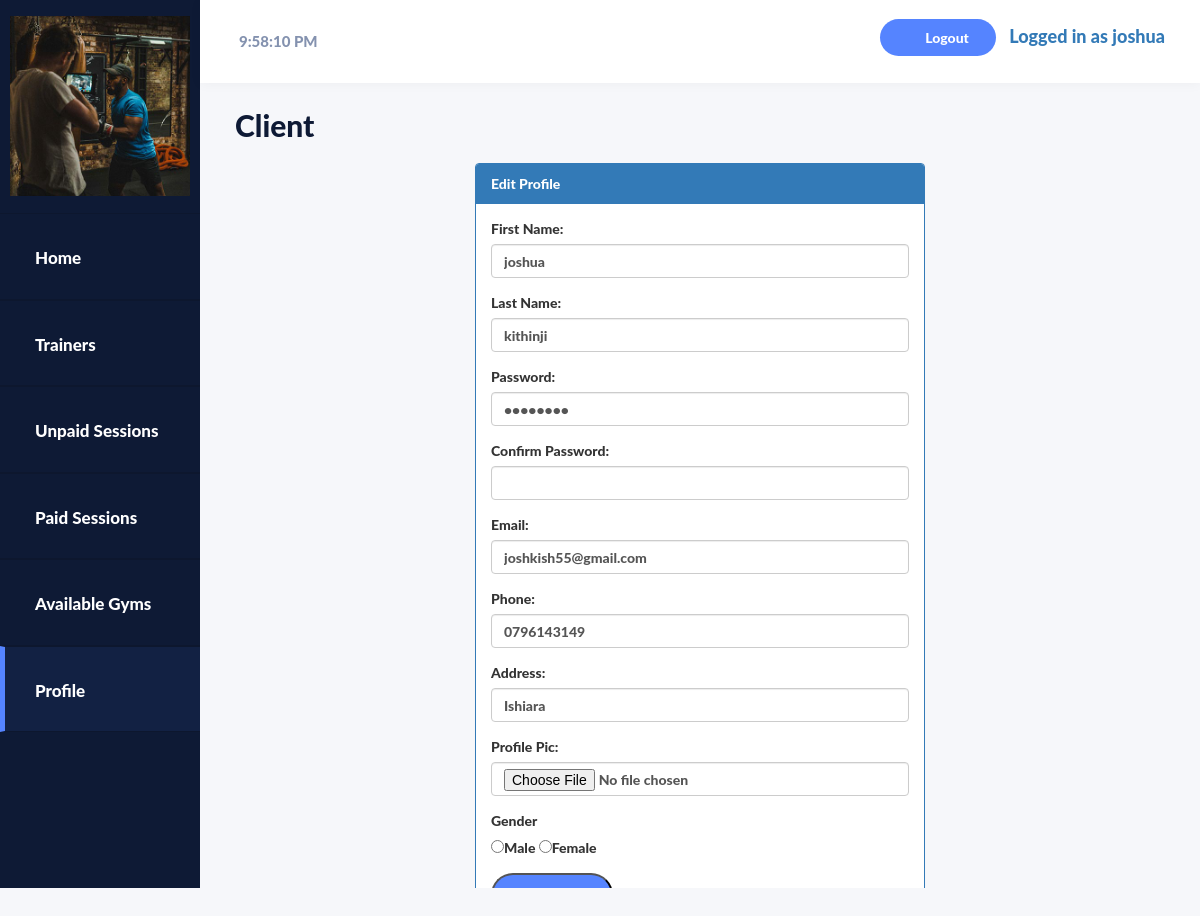
Page /client/profile.php (signed in) on the committed database.
### tables this page shows
CREATE TABLE `clients` (
  `client_id` int(10) NOT NULL,
  `client_fname` varchar(20) NOT NULL,
  `client_lname` varchar(20) NOT NULL,
  `client_email` varchar(50) NOT NULL,
  `client_phone` varchar(20) NOT NULL,
  `client_address` varchar(30) NOT NULL,
  `client_password` varchar(30) NOT NULL,
  `client_gender` varchar(20) NOT NULL,
  `client_profilepic` varchar(50) NOT NULL,
  `date_joined` datetime NOT NULL
);

### client/profile.php (the view, shortened to what this page needs)
<?php
include '../con.php';
?>
<!DOCTYPE html>
<html>
<head>
	   <link rel="stylesheet" href="https://maxcdn.bootstrapcdn.com/bootstrap/3.4.1/css/bootstrap.min.css">
    <link rel="stylesheet" type="text/css" href="../css/style.css">
    <link rel="stylesheet" type="text/css" href="../DataTables/datatables.min.css"/>
</head>
<body class="home">
    <div class="container-fluid display-table">
        <div class="row display-table-row">
            <div class="col-md-2 col-sm-1 hidden-xs display-table-cell v-align box" id="navigation">
                <div class="logo">
                    <a hef="home.html"><?php echo "<img src='../".$_SESSION['client_profilepic']."' alt='Trainer profilepic' class='hidden-xs hidden-sm'>"; ?>
                    </a>
                </div>
                <div class="navi">
                    <ul>
                        <li><a href="index.php"><i class="fa fa-home" aria-hidden="true"></i><span class="hidden-xs hidden-sm">Home</span></a></li>
                        <li><a href="trainers.php"><i class="fa fa-tasks" aria-hidden="true"></i><span class="hidden-xs hidden-sm">Trainers</span></a></li>
                        <li><a href="booked.php"><i class="fa fa-bar-chart" aria-hidden="true"></i><span class="hidden-xs hidden-sm">Unpaid Sessions</span></a></li>
                        <li><a href="paid.php"><i class="fa fa-bar-chart" aria-hidden="true"></i><span class="hidden-xs hidden-sm">Paid Sessions</span></a></li>
                        <li><a href="availablegyms.php"><i class="fa fa-user" aria-hidden="true"></i><span class="hidden-xs hidden-sm">Available Gyms</span></a></li>
                        <li class="active"><a href="profile.php"><i class="fa fa-cog" aria-hidden="true"></i><span class="hidden-xs hidden-sm">Profile</span></a></li>
                    </ul>
                </div>
            </div>
            <div class="col-md-10 col-sm-11 display-table-cell v-align">
                <div class="row">
                    <header>
                        <div class="col-md-7">
                            <div class="search hidden-xs hidden-sm">
                               <form name="Tick">
<input type="text" size="11" name="Clock">
</form>
                            </div>
                        </div>
                                                <div class="col-md-5">
                            <div class="header-rightside">
                                <ul class="list-inline header-top pull-right">
                                    <li class="hidden-xs"><a href="logout.php" class="add-project">Logout </a></li>
                                    <li><a href="#"><h4><span>Logged in as <?php echo $_SESSION['client_fname']; ?></span></h4></a></li>
                                </ul>
                            </div>
                        </div>
                    </header>
                </div>
                <div class="user-dashboard">
                    <h1>Client</h1>
                    <div class="row">
                      <div class="col-md-3"></div>
                      <div class="col-md-6">
                        <div class="panel-group">
                          <div class="panel panel-primary">
                            <div class="panel-heading">Edit Profile</div>
                            <div class="panel-body">
                              <form class="form" method="post" enctype="multipart/form-data" action="profile.php">
                                                              <?php
                                                              $id =$_SESSION['client_id'];
$sql = "SELECT * FROM clients WHERE client_id='$id'";
$result = mysqli_query($con,$sql);
while($row = mysqli_fetch_array($result))
{
                              ?>
                                <div class="form-group">
                                  <label>First Name:</label>
                                  <input type="text" <?php echo "value='".$row['client_fname']."'"; ?> class="form-control" name="clientFname" required>
                                </div>
                                <div class="form-group">
                                  <label>Last Name:</label>
                                  <input type="text" <?php echo "value='".$row['client_lname']."'"; ?> class="form-control" name="clientLname" required>
                                </div>
                                <div class="form-group">
                                  <label>Password:</label>
                                  <input type="password" <?php echo "value='".$row['client_password']."'"; ?> class="form-control" name="clientPass1" required>
                                </div>
                                <div class="form-group">
                                  <label>Confirm Password:</label>
                                  <input type="password"  class="form-control" name="clientPass2" required>
                                </div>
                                <div class="form-group">
                                  <label>Email:</label>
                                  <input type="email" <?php echo "value='".$row['client_email']."'"; ?> class="form-control" name="clientEmail" required>
                                </div>
                                <div class="form-group">
                                  <label>Phone:</label>
                                  <input type="text" <?php echo "value='".$row['client_phone']."'"; ?> class="form-control" name="clientPhone" required>
                                </div>
                                <div class="form-group">
                                  <label>Address:</label>
                                  <input type="text" <?php echo "value='".$row['client_address']."'"; ?> class="form-control" name="clientAddress" required>
                                </div>
                                <div class="form-group">
                                  <label>Profile Pic:</label>
                                  <input type="file" class="form-control" name="clientProfilepic" required>
                                </div>
                                 <div class="form-group">
                                  <label>Gender</label><br>
                                  <input type="radio" name="gender" value="male"><span>Male</span>
                                  <input type="radio"  name="gender" value="female"><span>Female</span>
                                </div>
                                 <?php
                            }
                              ?>
                              <input type="submit" name="profileupdate" class="add-project" value="Update">
                              </form>
                            </div>
                          </div>
                        </div>
                      </div>
                      <div class="col-md-3"></div>
                    </div>
    </div>
</body>
</html>

### css/style.css (style rules this page uses)
body { background-image: url(../image/bg_2.jpg); font-family: lato heavy; }
a:focus,a:hover,a { outline:none; text-decoration: none; }
li,ul { list-style: none; padding: 0; margin: 0; }
.home { background: #f6f7fa; }
#navigation { background: #0e1a35; height: 100%; }
#navigation { padding: 0; height: 100%; }
.display-table { display: table; padding: 0; height: 100%; width: 100%; }
.display-table-row { display: table-row; height: 100%; }
.display-table-cell { display: table-cell; float: none; height: 100%; }
.v-align { vertical-align: top; }
.logo img { max-width: 180px; padding: 16px 0 17px; width: 100%; }
.header-top { margin: 0; padding-top: 2px; }
.add-project { background: #5584ff none repeat scroll 0 0; border-radius: 100px; color: #ffffff; font-size: 14px; font-weight: 600; padding: 10px 27px 10px 45px; position: relative; }
.add-project::before { background: rgba(0, 0, 0, 0) url("../images/plus.png") no-repeat scroll 0 0; content: ""; ; height: 12px; left: 17px; position: absolute; top: 12px; width: 12px; }
.header-top li { display: inline-block; text-align: center; }
#navigation { -webkit-transition: all 0.5s ease; -moz-transition: all 0.5s ease; -o-transition: all 0.5s ease; transition: all 0.5s ease; }
.search input { border: none; font-size: 15px; padding: 15px 9px; width: 100%; background: rgba(0, 0, 0, 0) url("../images/search.png") no-repeat scroll 99% 12px; color: #8492af; }
header { background: #ffffff none repeat scroll 0 0; box-shadow: 0 1px 12px rgba(0, 0, 0, 0.04); display: inline-block !important; line-height: 23px; padding: 15px; transition: all 0.5s ease 0s; width: 100%; -webkit-transition: all 0.5s ease; -moz-transition: all 0.5s ease; -o-transition: all 0.5s ease; transition: all 0.5s ease; }
.logo { text-align: center; }
.navi a { border-bottom: 1px solid #0d172e; border-top: 1px solid #0d172e; color: #ffffff; display: block; font-size: 17px; font-weight: 500; padding: 28px 20px; text-decoration: none; }
.navi .active a { background: #122143; border-left: 5px solid #5584ff; padding-left: 15px; }
.hidden-xs { -webkit-transition: all 0.5s ease; -moz-transition: all 0.5s ease; -o-transition: all 0.5s ease; transition: all 0.5s ease; }
.user-dashboard { padding: 0 20px; overflow-y: scroll; height:800px; }
.user-dashboard h1 { color: #0e1a35; font-size: 30px; font-weight: 500; margin: 0; padding: 21px 0; }

### rows in the picture
clients: clientFname "joshua", clientLname "kithinji", clientEmail "joshkish55@gmail.com", clientPhone "0796143149", clientAddress "Ishiara"

### other values in the picture
$_SESSION['client_fname'] "joshua"
